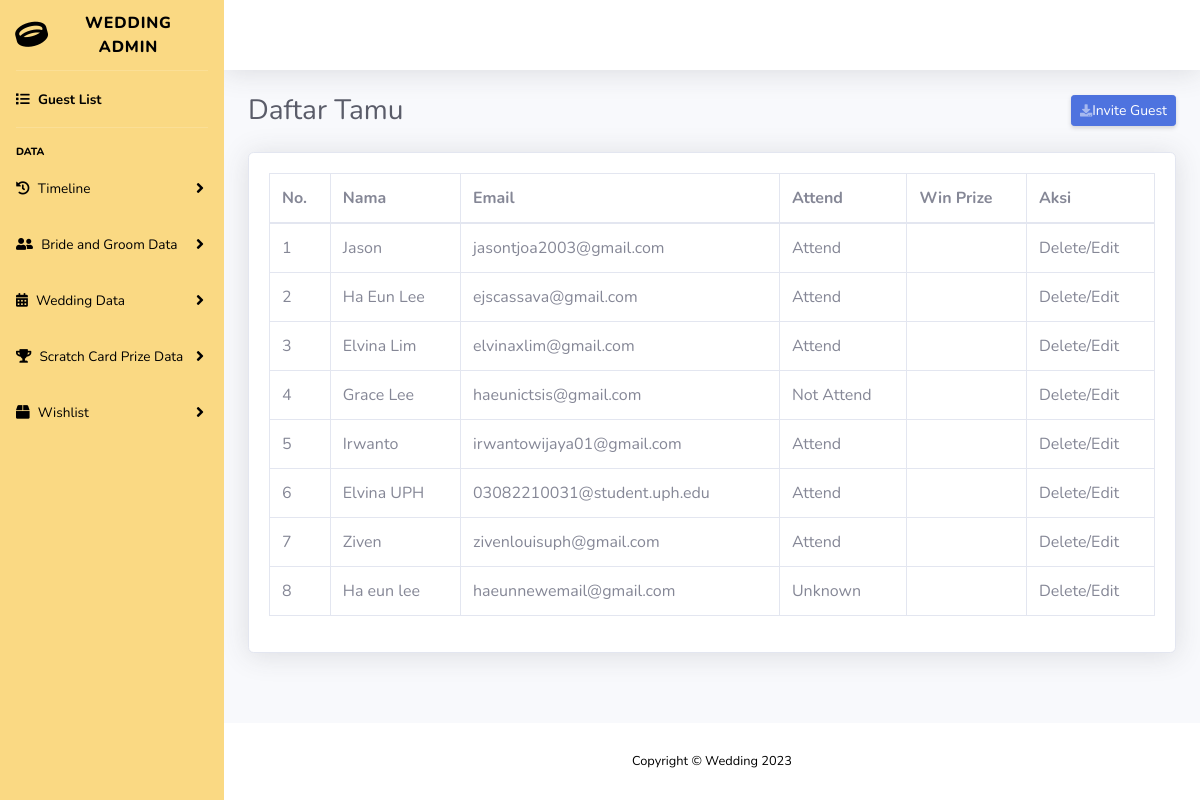
Screenshot of /admin/pages/dashboard.php with the database file from the repository.
### tables this page shows
CREATE TABLE `user` (
  `id` int(11) NOT NULL,
  `name` varchar(100) NOT NULL,
  `email` varchar(100) NOT NULL,
  `attend` varchar(100) NOT NULL DEFAULT 'unknown',
  `kode_13` int(11) DEFAULT NULL,
  `kode_18` int(11) DEFAULT NULL,
  `kode_19` int(11) DEFAULT NULL
);

### admin/pages/dashboard.php (the view, shortened to what this page needs)
<?php include '../component/connect.php';
?>
<!DOCTYPE html>
<html lang="en">
<head>
    <link href="../component/vendor/fontawesome-free/css/all.min.css" rel="stylesheet" type="text/css">
    <link href="../component/css/sb-admin-2.min.css" rel="stylesheet">
</head>
<body id="page-top">
    <div id="wrapper">
        <?php include '../component/sidebar.php' ?>
        <div id="content-wrapper" class="d-flex flex-column">
            <div id="content">
                <nav class="navbar navbar-expand navbar-light bg-white topbar mb-4 static-top shadow">
                </nav>
                <div class="container-fluid">
                    <div class="d-sm-flex align-items-center justify-content-between mb-4">
                        <h1 class="h3 mb-0 text-gray-800">Daftar Tamu</h1>
                        <a href="addemail.php" class="d-none d-sm-inline-block btn btn-sm btn-primary shadow-sm"><i
                                class="fas fa-download fa-sm text-white-50"></i>Invite Guest</a>
                    </div>
                    <div class="card shadow mb-4 w-100">
                        <div class="card-body">
                            <div class="table-responsive">
                                <table class="table table-bordered" id="dataTable" width="100%" cellspacing="0">
                                    <thead>
                                        <tr>
                                            <th>No.</th>
                                            <th>Nama</th>
                                            <th>Email</th>
                                            <th>Attend</th>
                                            <th>Win Prize</th>
                                            <th>Aksi</th>
                                        </tr>
                                    </thead>
                                    <tbody>
<?php
    $query ="SELECT * FROM user";
    $select_user =  $connect->prepare($query);
    $select_user -> execute();
    $index = 1;
    if($select_user->rowCount()>0){
        while ($fetch_user = $select_user ->fetch(PDO::FETCH_ASSOC)){
            ?>
                        <tr>
                            <td><?=$index?></td>
                            <td><?=$fetch_user['name']?></td>
                            <td><?=$fetch_user['email']?></td>
                            <td><?=$fetch_user['attend']?></td>
                            <td><?=$fetch_user['isScratch']?></td>
                            <td>Delete/Edit</td>
                    <?php
                        $index++;
        }
    }
?>
                                    </tbody>
                                </table>
                            </div>
                        </div>
                    </div>
                </div>
            </div>
            <?php include '../component/footer.php' ?>
        </div>
    </div>
</body>
</html>

### rows the page displays
user: name "Jason", email "jasontjoa2003@gmail.com", attend "Attend"
user: name "Ha Eun Lee", email "ejscassava@gmail.com", attend "Attend"
user: name "Elvina Lim", email "elvinaxlim@gmail.com", attend "Attend"
user: name "Grace Lee", email "haeunictsis@gmail.com", attend "Not Attend"
user: name "Irwanto", email "irwantowijaya01@gmail.com", attend "Attend"
user: name "Elvina UPH", email "03082210031@student.uph.edu", attend "Attend"
user: name "Ziven", email "zivenlouisuph@gmail.com", attend "Attend"
user: name "Ha eun lee", email "haeunnewemail@gmail.com", attend "Unknown"
